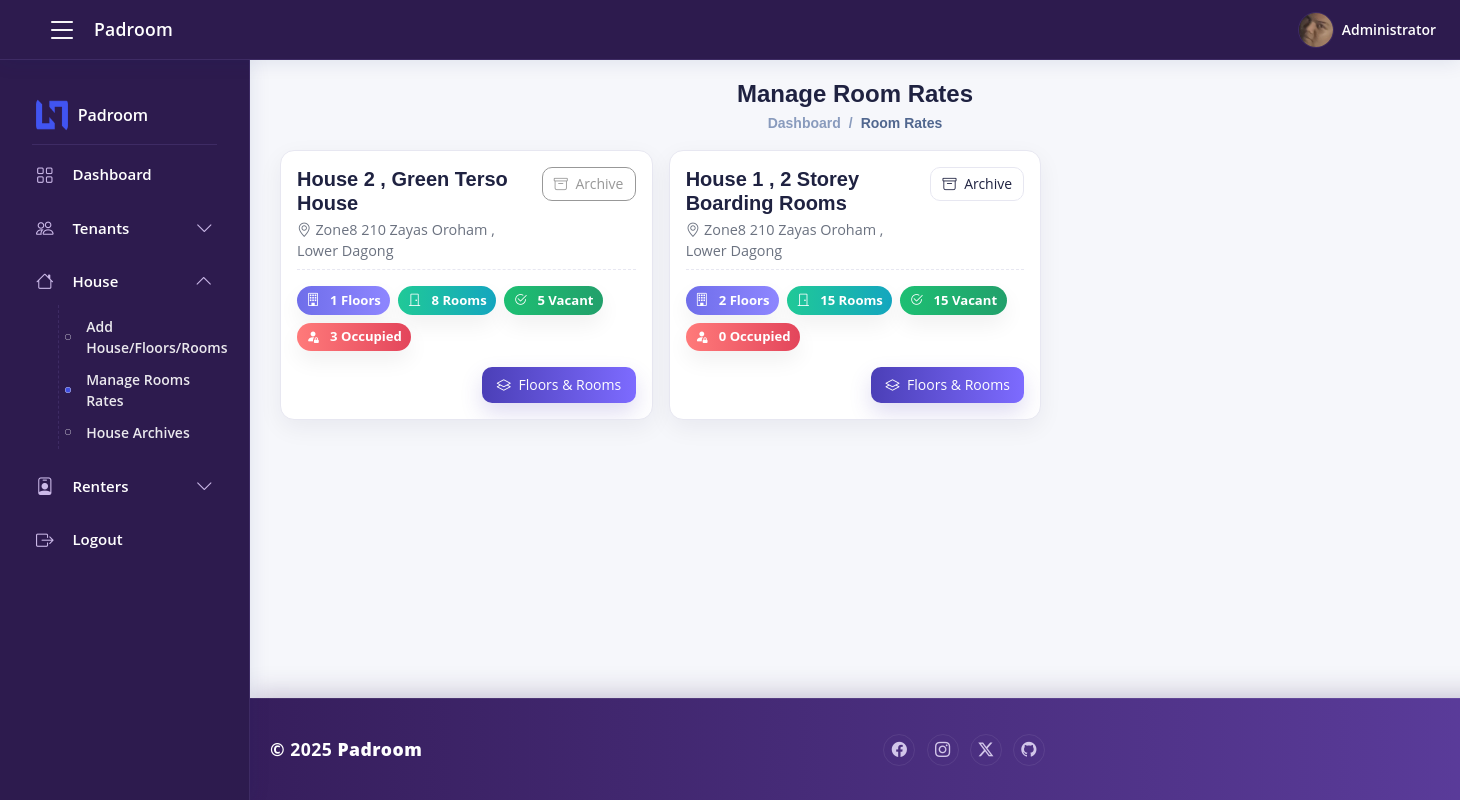
Before: /admin/rooms_edit.php (signed in) with the older database file.
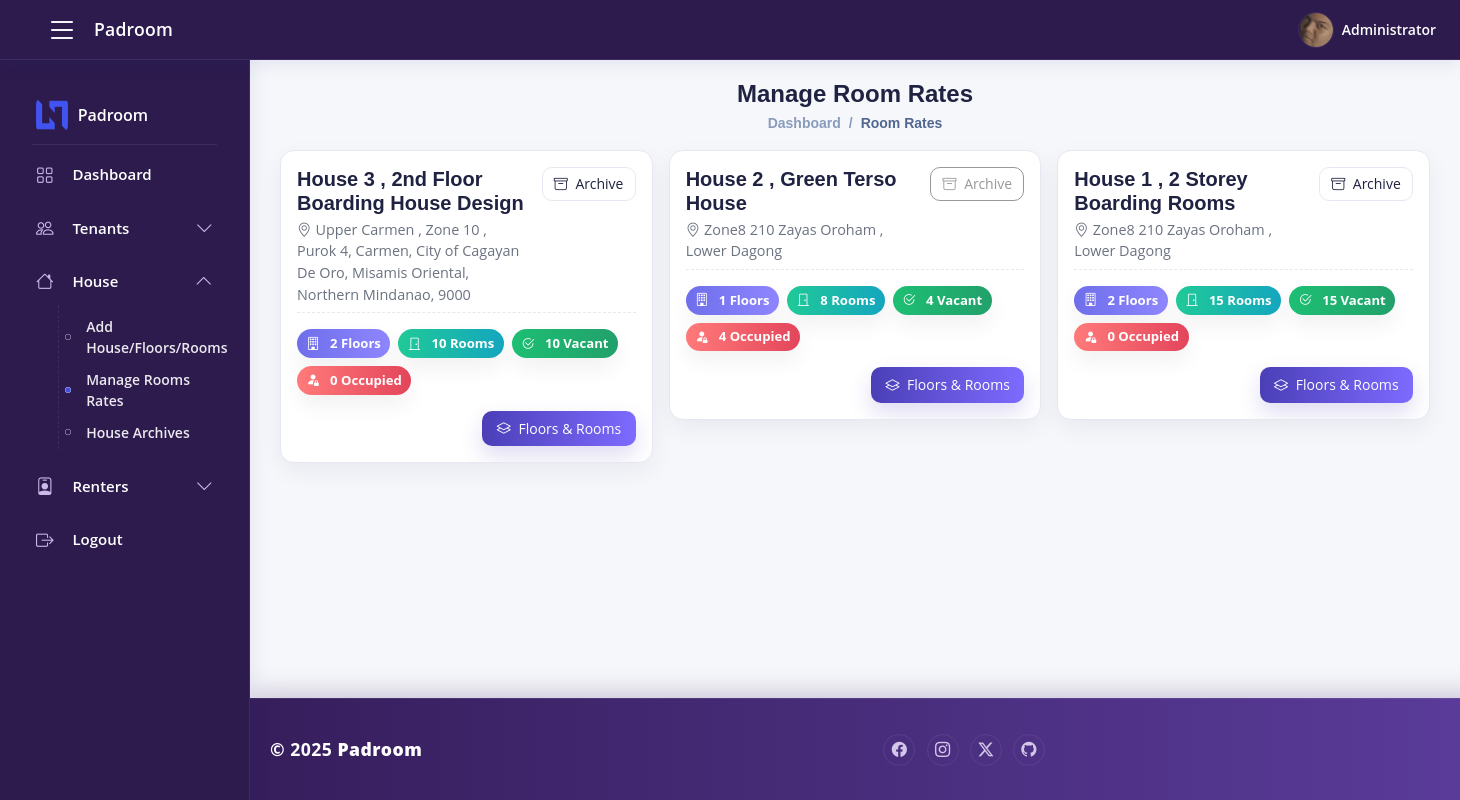
After: the same page with the newer database file.
### tables this page shows
CREATE TABLE `houses` (
  `id` bigint(20) UNSIGNED NOT NULL,
  `name` varchar(100) NOT NULL,
  `address` varchar(255) DEFAULT NULL,
  `notes` text DEFAULT NULL,
  `is_archived` tinyint(1) NOT NULL DEFAULT 0,
  `archived_at` datetime DEFAULT NULL,
  `created_at` timestamp NOT NULL DEFAULT current_timestamp(),
  `updated_at` timestamp NOT NULL DEFAULT current_timestamp() ON UPDATE current_timestamp()
);

### admin/rooms_edit.php (the view, shortened to what this page needs)
<?php
require_once __DIR__ . '/../inclusions/connection.php';
$BASE = rtrim(dirname($_SERVER['SCRIPT_NAME']), '/');
$msg = "";
$err = "";
ensure_house_archive_columns($conn, $msg, $err);
$houses = [];
$sql = "
  SELECT h.id, h.name, h.address, h.created_at, COALESCE(h.is_archived,0) AS is_archived,
         (SELECT COUNT(*) FROM floors f WHERE f.house_id = h.id) AS floors_count,
         (SELECT COUNT(*) FROM rooms r JOIN floors f ON r.floor_id=f.id WHERE f.house_id = h.id) AS rooms_count,
         (SELECT COUNT(*) FROM rooms r JOIN floors f ON r.floor_id=f.id WHERE f.house_id = h.id AND r.status='vacant') AS vacant_count,
         (SELECT COUNT(*) FROM rooms r JOIN floors f ON r.floor_id=f.id WHERE f.house_id = h.id AND r.status='occupied') AS occupied_count
  FROM houses h
  WHERE COALESCE(h.is_archived,0) = 0
  ORDER BY h.created_at DESC";
if ($res = $conn->query($sql)) {
  while ($row = $res->fetch_assoc()) $houses[] = $row;
}
?>
<!DOCTYPE html>
<html lang="en">
<head>
  <link href="<?= $BASE ?>/../assets/vendor/bootstrap/css/bootstrap.min.css" rel="stylesheet">
  <link href="<?= $BASE ?>/../assets/vendor/bootstrap-icons/bootstrap-icons.css" rel="stylesheet">
  <link href="<?= $BASE ?>/../assets/css/style.css" rel="stylesheet">
</head>
<body class="d-flex flex-column min-vh-100">
  <?php include __DIR__ . '/../admin/topbar.php'; ?>
  <?php include __DIR__ . '/../admin/sidebar.php'; ?>
  <main id="main" class="main flex-grow-1">
    <div class="pagetitle mb-3 text-center">
      <h1 class="h4 mb-1">Manage Room Rates</h1>
      <nav>
        <ol class="breadcrumb justify-content-center">
          <li class="breadcrumb-item"><a href="<?= $BASE ?>/dashboard.php">Dashboard</a></li>
          <li class="breadcrumb-item active">Room Rates</li>
        </ol>
      </nav>
    </div>
    <div class="container-xxl px-0">
      <div class="row g-3 mb-4">
        <?php if (empty($houses)): ?>
          <div class="col-12"><div class="alert alert-info text-center">No houses yet. Create one in <strong>Manage House</strong>.</div></div>
        <?php else: ?>
          <?php foreach ($houses as $h): ?>
            <div class="col-md-6 col-lg-4">
              <div class="house-card p-3">
                <div class="house-head">
                  <div style="flex:1;">
                    <h5 class="house-name mb-1"><?= htmlspecialchars($h['name']) ?></h5>
                    <?php if (!empty($h['address'])): ?>
                      <div class="house-address"><i class="bi bi-geo-alt me-1"></i><?= htmlspecialchars($h['address']) ?></div>
                    <?php endif; ?>
                  </div>
                  <form method="post" onsubmit="return confirm('Archive this house? It will be hidden but floors and rooms remain.');">
                    <button class="btn btn-ghost btn-sm"
                            type="submit"
                            title="<?= $h['occupied_count']>0 ? 'Cannot archive while rooms are occupied' : 'Archive this house' ?>"
                            <?= $h['occupied_count']>0 ? 'disabled' : '' ?>>
                      <i class="bi bi-archive me-1"></i> Archive
                    </button>
                  </form>
                </div>
                <div class="mt-3 d-flex flex-wrap gap-2">
                  <span class="pill pill-floors"><i class="bi bi-building me-1"></i><?= (int)$h['floors_count'] ?> Floors</span>
                  <span class="pill pill-rooms"><i class="bi bi-door-closed me-1"></i><?= (int)$h['rooms_count'] ?> Rooms</span>
                  <span class="pill pill-vac"><i class="bi bi-check2-circle me-1"></i><?= (int)$h['vacant_count'] ?> Vacant</span>
                  <span class="pill pill-occ"><i class="bi bi-person-fill-lock me-1"></i><?= (int)$h['occupied_count'] ?> Occupied</span>
                </div>
                <div class="mt-3 text-end">
                  <button class="btn btn-primary-soft btn-sm"
                          type="button"
                          data-target-house="<?= (int)$h['id'] ?>">
                    <i class="bi bi-layers me-1"></i> Floors & Rooms
                  </button>
                </div>
              </div>
            </div>
          <?php endforeach; ?>
        <?php endif; ?>
      </div>
    </div>
  </main>
  <?php include __DIR__ . '/../admin/footer.php'; ?>
</body>
</html>

Changed rows visible on the page:
added houses: name "House 3 , 2nd Floor Boarding House Design", address "Upper Carmen , Zone 10 , Purok 4, Carmen, City of Cagayan De Oro, Misamis Oriental, Northern Mindanao, 9000", floors_count "2", rooms_count "10", vacant_count "10", occupied_count "0"
computed for houses "House 2 , Green Terso House": vacant_count "5" → "4"; occupied_count "3" → "4"
